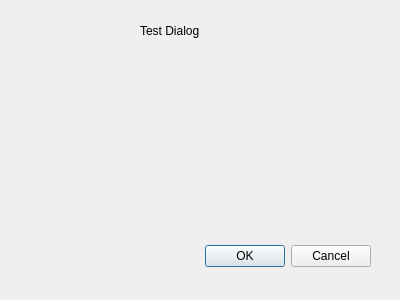
<?xml version="1.0" encoding="UTF-8"?>
<ui version="4.0">
 <class>Test</class>
 <widget class="QDialog" name="Test">
  <property name="geometry">
   <rect>
    <x>0</x>
    <y>0</y>
    <width>400</width>
    <height>300</height>
   </rect>
  </property>
  <property name="windowTitle">
   <string>Dialog</string>
  </property>
  <widget class="QDialogButtonBox" name="buttonBox">
   <property name="geometry">
    <rect>
     <x>30</x>
     <y>240</y>
     <width>341</width>
     <height>32</height>
    </rect>
   </property>
   <property name="orientation">
    <enum>Qt::Horizontal</enum>
   </property>
   <property name="standardButtons">
    <set>QDialogButtonBox::Cancel|QDialogButtonBox::Ok</set>
   </property>
  </widget>
  <widget class="QLabel" name="label">
   <property name="geometry">
    <rect>
     <x>140</x>
     <y>0</y>
     <width>81</width>
     <height>61</height>
    </rect>
   </property>
   <property name="text">
    <string>Test Dialog</string>
   </property>
  </widget>
 </widget>
 <resources/>
 <connections>
  <connection>
   <sender>buttonBox</sender>
   <signal>accepted()</signal>
   <receiver>Test</receiver>
   <slot>accept()</slot>
   <hints>
    <hint type="sourcelabel">
     <x>248</x>
     <y>254</y>
    </hint>
    <hint type="destinationlabel">
     <x>157</x>
     <y>274</y>
    </hint>
   </hints>
  </connection>
  <connection>
   <sender>buttonBox</sender>
   <signal>rejected()</signal>
   <receiver>Test</receiver>
   <slot>reject()</slot>
   <hints>
    <hint type="sourcelabel">
     <x>316</x>
     <y>260</y>
    </hint>
    <hint type="destinationlabel">
     <x>286</x>
     <y>274</y>
    </hint>
   </hints>
  </connection>
 </connections>
</ui>
